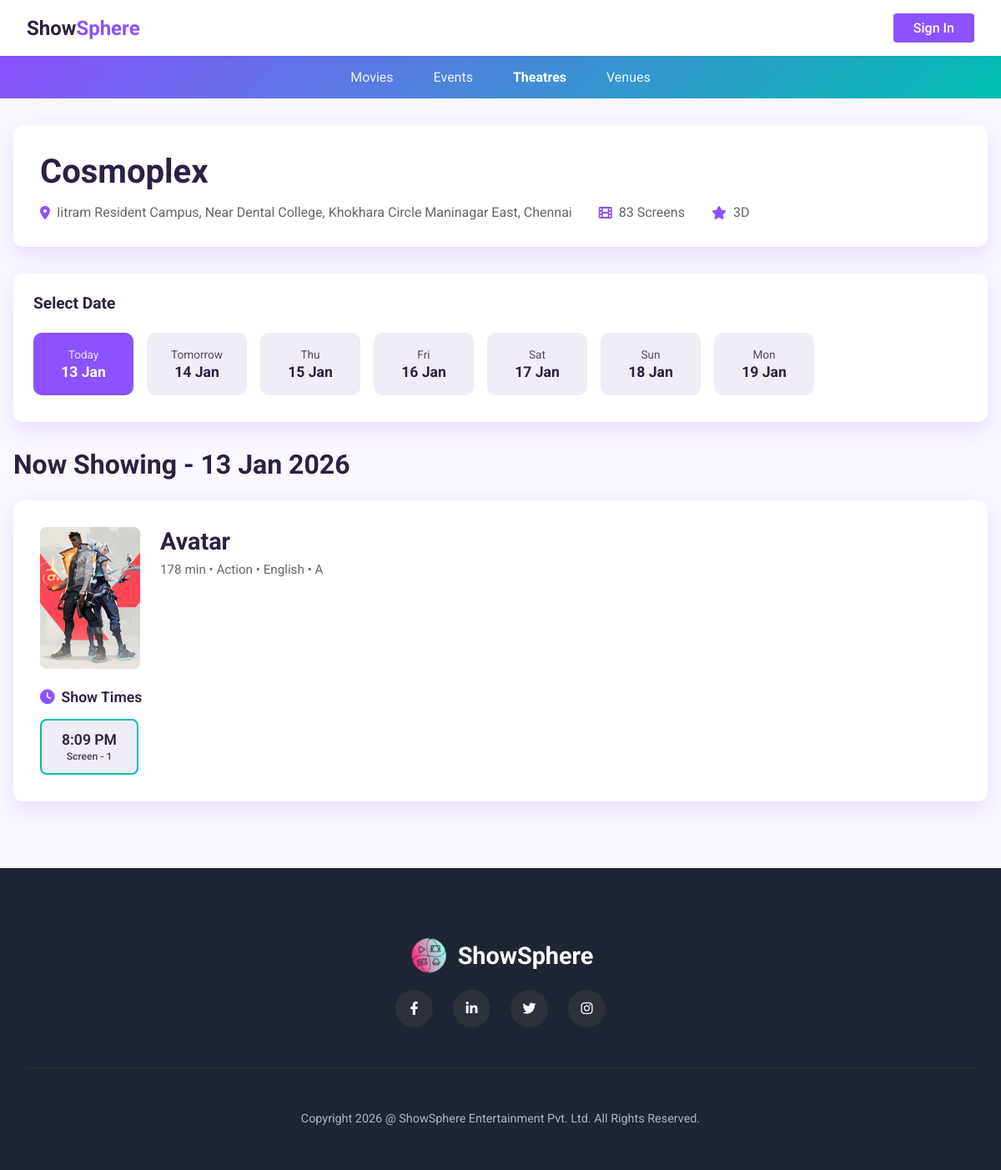
Page /theatre/5/ on the committed database.
### booking/models.py (models this page shows, shortened)
class Theatre(models.Model):
    owner = models.ForeignKey(TheatreOwnerProfile, on_delete=models.CASCADE, related_name='theatres')
    name = models.CharField(max_length=200, help_text='Theatre/Cinema name with location')
    city = models.ForeignKey(City, on_delete=models.CASCADE, related_name='theatres')
    address = models.TextField()
    total_screens = models.PositiveIntegerField()
    facilities = models.TextField(blank=True, help_text='Parking, Food Court, 3D, IMAX, etc.')
    is_active = models.BooleanField(default=True)
    created_at = models.DateTimeField(auto_now_add=True)
    class Meta:
        ordering = ['name']

class City(models.Model):
    name = models.CharField(max_length=100, unique=True)
    state = models.ForeignKey(State, on_delete=models.CASCADE, related_name='cities')
    is_active = models.BooleanField(default=True)
    class Meta:
        verbose_name_plural = 'Cities'
        ordering = ['name']

class Movie(models.Model):
    STATUS_CHOICES = [
        ('pending', 'Pending Approval'),
        ('approved', 'Approved'),
        ('rejected', 'Rejected'),
    ]
    CERTIFICATION_CHOICES = [
        ('U', 'U - Universal'),
        ('UA', 'UA - Parental Guidance'),
        ('A', 'A - Adults Only'),
        ('S', 'S - Restricted'),
    ]
    theatre_owner = models.ForeignKey(TheatreOwnerProfile, on_delete=models.CASCADE, related_name='movies')
    title = models.CharField(max_length=200)
    description = models.TextField()
    genre = models.ForeignKey(Genre, on_delete=models.SET_NULL, null=True)
    language = models.ForeignKey(Language, on_delete=models.SET_NULL, null=True)
    duration = models.PositiveIntegerField(help_text='Duration in minutes')
    release_date = models.DateField()
    director = models.CharField(max_length=200, blank=True)
    cast = models.TextField(blank=True, help_text='Main cast members')
    certification = models.CharField(max_length=5, choices=CERTIFICATION_CHOICES, blank=True)
    poster = models.ImageField(upload_to='movie_posters/')
    trailer_url = models.URLField(blank=True, help_text='YouTube trailer URL')
    rating = models.DecimalField(max_digits=3, decimal_places=1, null=True, blank=True,
                                 validators=[MinValueValidator(0), MaxValueValidator(10)])
    status = models.CharField(max_length=20, choices=STATUS_CHOICES, default='approved')
    is_trending = models.BooleanField(default=False)
    created_at = models.DateTimeField(auto_now_add=True)
    updated_at = models.DateTimeField(auto_now=True)
    class Meta:
        ordering = ['-release_date']

class Genre(models.Model):
    name = models.CharField(max_length=50, unique=True)
    category = models.ForeignKey(Category, on_delete=models.CASCADE, related_name='genres')
    class Meta:
        ordering = ['name']

class Language(models.Model):
    name = models.CharField(max_length=50, unique=True)
    code = models.CharField(max_length=10, unique=True)
    class Meta:
        ordering = ['name']

class Show(models.Model):
    SHOW_TYPE_CHOICES = [
        ('event', 'Event Show'),
        ('movie', 'Movie Show'),
    ]
    show_type = models.CharField(max_length=10, choices=SHOW_TYPE_CHOICES)
    event = models.ForeignKey(Event, on_delete=models.CASCADE, null=True, blank=True, related_name='shows')
    venue = models.ForeignKey(Venue, on_delete=models.CASCADE, null=True, blank=True, related_name='shows')
    movie = models.ForeignKey(Movie, on_delete=models.CASCADE, null=True, blank=True, related_name='shows')
    screen = models.ForeignKey(Screen, on_delete=models.CASCADE, null=True, blank=True, related_name='shows')
    show_date = models.DateField()
    show_time = models.TimeField()
    end_time = models.TimeField()
    base_price = models.DecimalField(max_digits=10, decimal_places=2, help_text='Starting price')
    SHOW_FORMAT_CHOICES = [
        ('2D', '2D'),
        ('3D', '3D'),
        ('IMAX', 'IMAX'),
        ('4DX', '4DX'),
        ('IMAX_3D', 'IMAX 3D'),
        ('DOLBY_ATMOS', 'Dolby Atmos'),
        ('SCREEN_X', 'ScreenX'),
    ]
    show_format = models.CharField(
        max_length=20,
        choices=SHOW_FORMAT_CHOICES,
        default='2D',
        help_text='Format for this specific show'
    )
    is_active = models.BooleanField(default=True)
    created_at = models.DateTimeField(auto_now_add=True)
    class Meta:
        ordering = ['show_date', 'show_time']

class Screen(models.Model):
    theatre = models.ForeignKey(Theatre, on_delete=models.CASCADE, related_name='screens')
    name = models.CharField(max_length=50, help_text='Screen 1, Audi 2, etc.')
    total_seats = models.PositiveIntegerField()
    SCREEN_FORMAT_CHOICES = [
        ('2D', '2D'),
        ('3D', '3D'),
        ('IMAX', 'IMAX'),
        ('4DX', '4DX'),
        ('IMAX_3D', 'IMAX 3D'),
        ('DOLBY_ATMOS', 'Dolby Atmos'),
        ('SCREEN_X', 'ScreenX'),
    ]
    screen_type = models.CharField(
        max_length=100,
        default='2D',
        blank=True,
        help_text='Supported formats (comma-separated): 2D, 3D, IMAX, etc.'
    )
    rows = models.IntegerField(default=10, help_text='Number of rows')
    seats_per_row = models.IntegerField(default=15, help_text='Average seats per row')
    seat_layout = models.JSONField(default=dict, blank=True, help_text='Complete seat configuration')
    price_tiers = models.JSONField(default=dict, blank=True, help_text='Pricing tiers')
    is_active = models.BooleanField(default=True)
    class Meta:
        ordering = ['name']
        unique_together = ['theatre', 'name']

### booking/views.py (the view)
# urls.py: path('theatre/<int:theatre_id>/', views.theatre_detail, name='theatre_detail'),
def theatre_detail(request, theatre_id):
    theatre = get_object_or_404(Theatre, id=theatre_id, is_active=True)
    from datetime import datetime, timedelta
    selected_date_str = request.GET.get('date')
    if selected_date_str:
        try:
            selected_date = datetime.strptime(selected_date_str, '%Y-%m-%d').date()
        except ValueError:
            selected_date = timezone.now().date()
    else:
        selected_date = timezone.now().date()
    date_options = []
    for i in range(7):
        date = timezone.now().date() + timedelta(days=i)
        date_options.append(date)
    shows = Show.objects.filter(
        screen__theatre=theatre,
        show_date=selected_date,
        is_active=True
    ).select_related('movie', 'screen').order_by('movie', 'show_time')
    from collections import defaultdict
    movies_with_shows = defaultdict(list)
    for show in shows:
        movies_with_shows[show.movie].append(show)
    context = {
        'theatre': theatre,
        'movies_with_shows': dict(movies_with_shows),
        'selected_date': selected_date,
        'date_options': date_options,
    }
    return render(request, 'theatre_detail.html', context)

### templates/theatre_detail.html (shortened to what this page needs)
{% load static %}
<!DOCTYPE html>
<html lang="en">
<head>
    <link rel="stylesheet" href="https://cdnjs.cloudflare.com/ajax/libs/font-awesome/6.0.0/css/all.min.css">
</head>
<body>
    <header class="header">
        <a href="{% url 'booking:home' %}" class="logo">Show<span>Sphere</span></a>
        <div class="auth-buttons">
            {% if user.is_authenticated %}
            <a href="{% url 'booking:logout' %}" class="btn btn-primary">Logout</a>
            {% else %}
            <a href="{% url 'booking:login' %}" class="btn btn-primary">Sign In</a>
            {% endif %}
        </div>
    </header>
    <nav class="nav-bar">
        <ul class="nav-links">
            <li><a href="{% url 'booking:browse' %}">Movies</a></li>
            <li><a href="{% url 'booking:browse' %}?category=events">Events</a></li>
            <li><a href="{% url 'booking:theatre_list' %}" style="opacity: 1; font-weight: 700;">Theatres</a></li>
            <li><a href="{% url 'booking:venue_list' %}">Venues</a></li>
        </ul>
    </nav>
    <main class="container">
        <div class="theatre-info-section">
            <h1>{{ theatre.name }}</h1>
            <div class="theatre-meta">
                <div class="theatre-meta-item">
                    <i class="fas fa-map-marker-alt"></i>
                    <span>{{ theatre.address }}, {{ theatre.city.name }}</span>
                </div>
                <div class="theatre-meta-item">
                    <i class="fas fa-film"></i>
                    <span>{{ theatre.total_screens }} Screen{{ theatre.total_screens|pluralize }}</span>
                </div>
                {% if theatre.facilities %}
                <div class="theatre-meta-item">
                    <i class="fas fa-star"></i>
                    <span>{{ theatre.facilities }}</span>
                </div>
                {% endif %}
            </div>
        </div>
        <div class="date-selector-wrapper">
            <h3>Select Date</h3>
            <div class="date-selector">
                {% for date in date_options %}
                <a href="?date={{ date|date:'Y-m-d' }}" class="date-pill {% if date == selected_date %}active{% endif %}">
                    <span class="date-pill-day">
                        {% if forloop.first %}
                        Today
                        {% elif forloop.counter == 2 %}
                        Tomorrow
                        {% else %}
                        {{ date|date:"D" }}
                        {% endif %}
                    </span>
                    <span class="date-pill-date">{{ date|date:"d M" }}</span>
                </a>
                {% endfor %}
            </div>
        </div>
        <div class="movies-section">
            <h2>Now Showing - {{ selected_date|date:"d M Y" }}</h2>
            {% if movies_with_shows %}
                {% for movie, shows in movies_with_shows.items %}
                <div class="movie-card">
                    <div class="movie-header">
                        {% if movie.poster %}
                        <img src="{{ movie.poster.url }}" alt="{{ movie.title }}" class="movie-poster">
                        {% else %}
                        <div class="movie-poster"></div>
                        {% endif %}
                        <div class="movie-info">
                            <h3>{{ movie.title }}</h3>
                            <div class="movie-meta">
                                {{ movie.duration }} min • {{ movie.genre.name }}
                                {% if movie.language %} • {{ movie.language.name }}{% endif %}
                                {% if movie.certification %} • {{ movie.certification }}{% endif %}
                            </div>
                        </div>
                    </div>
                    <div class="show-times-header">
                        <i class="fas fa-clock"></i>
                        Show Times
                    </div>
                    <div class="show-times">
                        {% for show in shows %}
                        <a href="{% url 'booking:seat_selection' show.id %}" class="show-time-pill">
                            <span class="show-time-pill-time">{{ show.show_time|time:"g:i A" }}</span>
                            <span class="show-time-pill-screen">{{ show.screen.name }}</span>
                        </a>
                        {% endfor %}
                    </div>
                </div>
                {% endfor %}
            {% else %}
            <div class="empty-state">
                <i class="fas fa-film"></i>
                <h3>No Shows Available</h3>
                <p>There are no movies playing on this date. Try selecting a different date.</p>
            </div>
            {% endif %}
        </div>
    </main>
    <footer class="footer">
        <div class="footer-content">
            <div class="footer-logo">
                <img src="{% static 'css/showspere.png' %}" alt="ShowSphere Logo" width="50" height="50">
                ShowSphere
            </div>
            <div class="social-links">
                <a href="https://www.facebook.com" target="_blank" class="social-circle"><i class="fab fa-facebook-f"></i></a>
                <a href="https://www.linkedin.com" target="_blank" class="social-circle"><i class="fab fa-linkedin-in"></i></a>
                <a href="https://www.twitter.com" target="_blank" class="social-circle"><i class="fab fa-twitter"></i></a>
                <a href="https://www.instagram.com" target="_blank" class="social-circle"><i class="fab fa-instagram"></i></a>
            </div>
            <p class="footer-text">
                Copyright {% now "Y" %} @ ShowSphere Entertainment Pvt. Ltd. All Rights Reserved.
            </p>
        </div>
    </footer>
</body>
</html>

### rows in the picture
Theatre: name "Cosmoplex", address "Iitram Resident Campus, Near Dental College, Khokhara Circle Maninagar East", city.name "Chennai", total_screens "83", facilities "3D"
Movie: poster (picture), title "Avatar", duration "178", genre.name "Action", language.name "English", certification "A"
Show: show_time "8:09 PM", screen.name "Screen - 1"

### other values in the picture
{{ date|date:"d M" }} "13 Jan" "14 Jan" "15 Jan" "16 Jan" "17 Jan" "18 Jan" "19 Jan"
{{ date|date:"D" }} "Thu" "Fri" "Sat" "Sun" "Mon"
